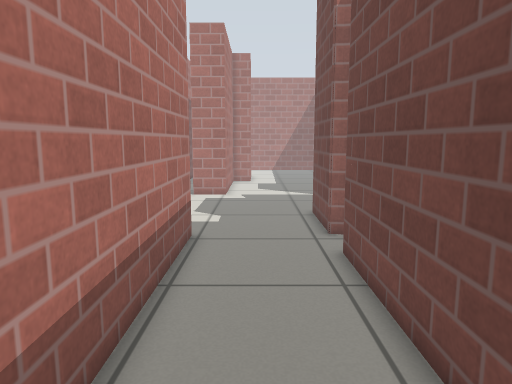
View 1 (above)

13 first-person views from a walk through a robot-simulator world made for Gazebo. The camera is 0.82 m above the floor, tilts 8° down and sees 70° across. Floor lines are 1 m apart. The floor is counted in squares, 0.25 m on a side. Each view is taken from the middle of a square. On the plan, view 1 faces up. The plan holds only what a view shows up to about 20 squares ahead; the rest is blank. The place goes on beyond the plan. Gazebo's built-in surfaces are drawn with simple patterns.

View 2
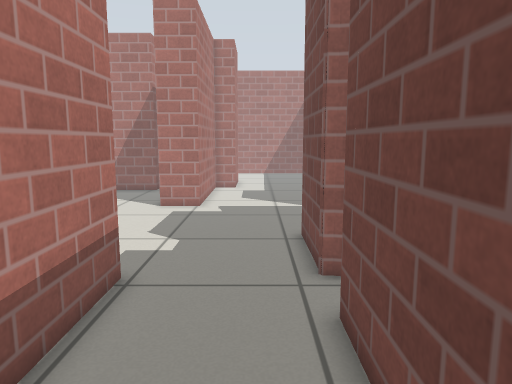

View 3
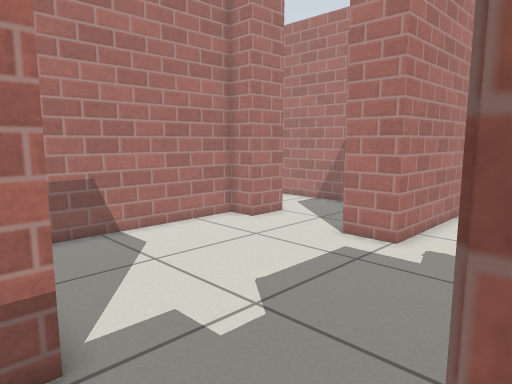

View 4
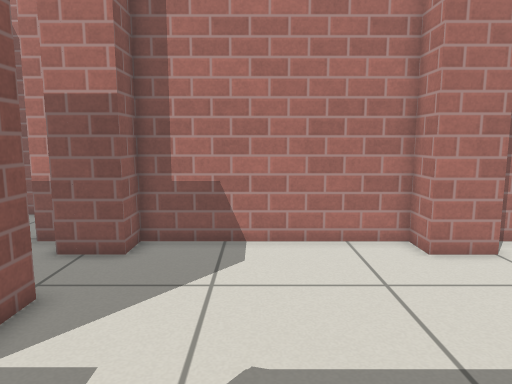

View 5
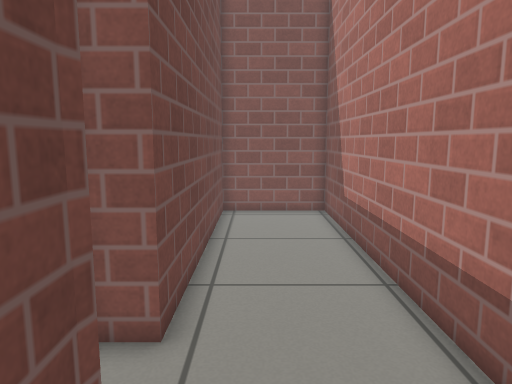

View 6
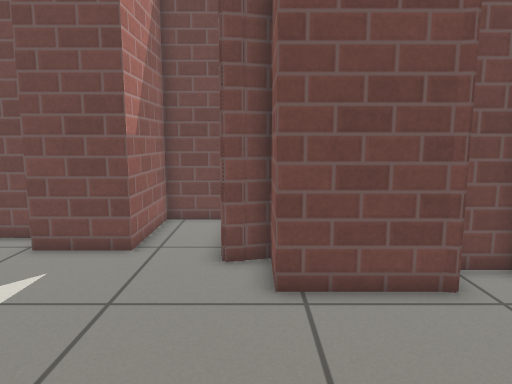

View 7
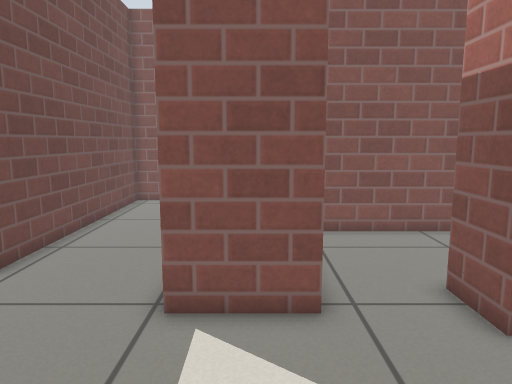

View 8
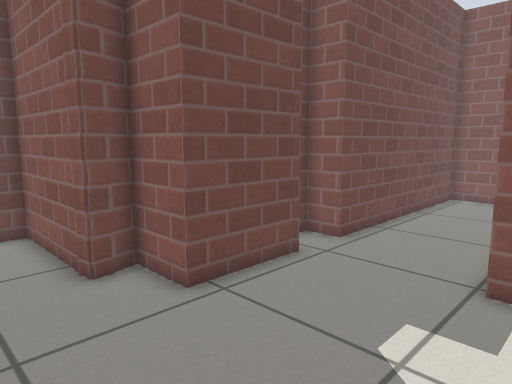

View 9
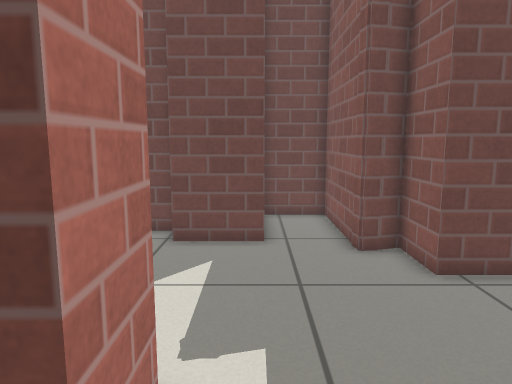

View 10
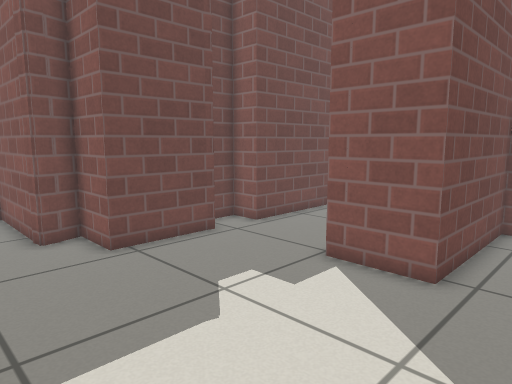

View 11
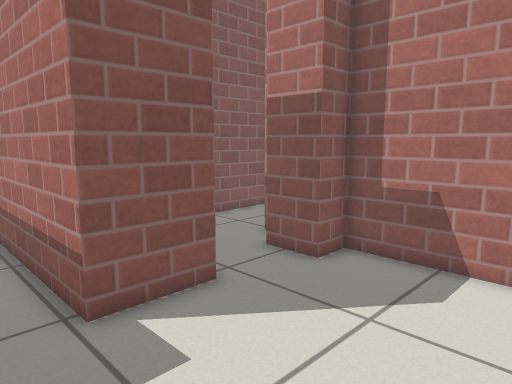

View 12
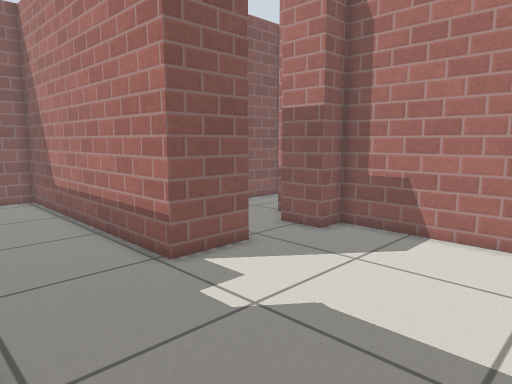

View 13
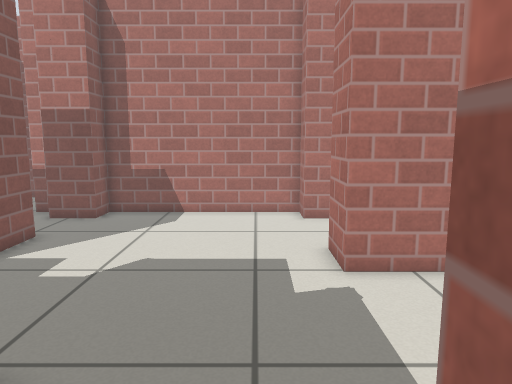

### Floor plan
Points are (right, up) in squares from view 1. A wall is a line through its corners. A room is listed if a view was taken in it or the views show most of it. See-through windows are left out.
Room 1 (views 1, 2, 3, 4, 5, 6, 7, 8, 9, 10, 11, 12, 13)
walls: (3, 12.6) (2.6, 12.6); (3.1, 12.5) (2.6, 12.7) (2.6, 16.6) (4.9, 16.6) (4.6, 17.8); (4.6, 17.2) (4.6, 17.9) (5.2, 18); (4.6, 17.9) (10, 17.9) (10, 20.7) (5.6, 20.7) (5.6, 23.8); (-9.6, 10.5) (-9.6, 9.7); (-1.8, 24.5) (-1.8, 22.2) (-3.8, 22.2) (-3.8, 22.8); (-8.2, 24.1) (-8.2, 22) (-9.6, 22) (-9.6, 13.2) (-8.2, 13.2) (-8.2, 11.1); (-13.6, 6) (-5.2, 6) (-5.2, 12.4) (-2.2, 12.4) (-2.2, -1) (2.6, -1) (2.6, 10.4) (4, 10.4) (4, 11.9)

Where each view was taken, in squares from view 1:
view 1: 0 up, 0 right, facing up
view 2: 4 up, 1 right, facing up
view 3: 11 up, 3 right, facing up-left
view 4: 17 up, 2 right, facing left
view 5: 16 up, 1 right, facing down
view 6: 17 up, 5 left, facing right
view 7: 19 up, 4 left, facing down
view 8: 21 up, 4 left, facing down-right
view 9: 21 up, 6 left, facing right
view 10: 21 up, 8 left, facing down-right
view 11: 19 up, 0 right, facing down-left
view 12: 21 up, 3 right, facing down-left
view 13: 20 up, 7 right, facing left
